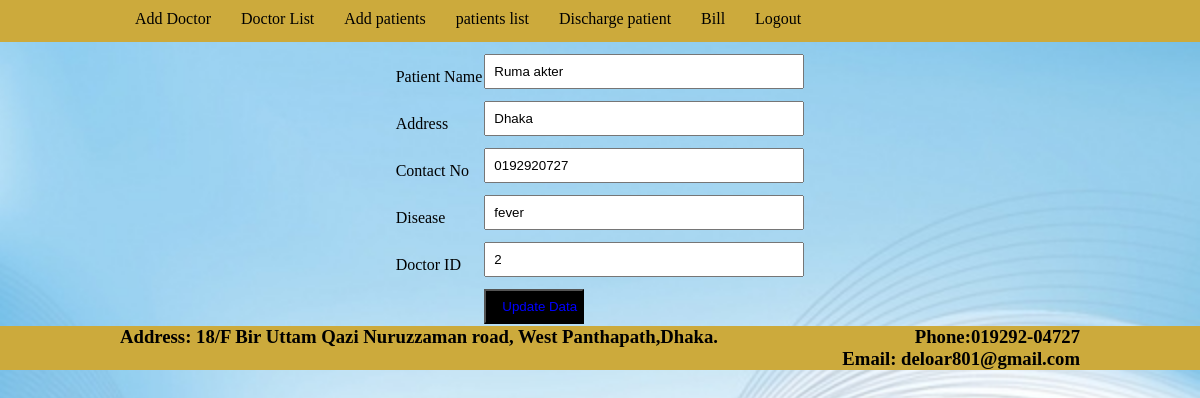
/updatePatient.php?edit=2 (signed in), run on the app's committed database.
### tables this page shows
CREATE TABLE `add_patients` (
  `patient_id` int(11) NOT NULL,
  `doctor_id` int(11) NOT NULL,
  `patient_name` varchar(20) NOT NULL,
  `patient_address` varchar(255) NOT NULL,
  `patient_contact_no` varchar(20) NOT NULL,
  `patient_disease` varchar(50) NOT NULL
);

CREATE TABLE `add_doctor` (
  `doctor_id` int(11) NOT NULL,
  `doctor_name` varchar(20) NOT NULL,
  `doctor_address` varchar(20) NOT NULL,
  `doctor_email` varchar(20) NOT NULL,
  `contact_no` varchar(20) NOT NULL,
  `specialist` varchar(50) NOT NULL,
  `day` varchar(255) NOT NULL,
  `startingTime` varchar(255) NOT NULL,
  `endTime` varchar(255) NOT NULL
);

### updatePatient.php (the view, shortened to what this page needs)
<?php include 'configs/dbConnection.php';?>
<?php
if(isset($_GET['edit'])){
  	$editID = $_GET['edit'];
$sql = "select p.patient_id,p.patient_name,p.patient_address,p.patient_contact_no,p.patient_disease,add_doctor.doctor_id as doctor_id from add_patients as p left join add_doctor on p.doctor_id = add_doctor.doctor_id where p.patient_id = $editID";
$result = mysqli_query($con,$sql);
$row = mysqli_fetch_assoc($result);
?>
<!DOCTYPE html>
<html lang="en">
<head>
	<link rel="stylesheet" type="text/css" href="css/admin_css.css">
	<link rel="stylesheet" type="text/css" href="style.css">
</head>
<body style="background: url(img/4.jpg);background-repeat: no-repeat;background-size: cover;">
	<div class="full_width">
		<div class="ful_width_nab">
			<ul>
				<li><a href="addDoctor.php">Add Doctor</a></li>
				<li><a href="doctorList.php">Doctor List</a></li>
				<li><a href="addPatient.php">Add patients</a></li>
				<li><a href="patientsList.php">patients list</a></li>
				<li><a href="discharge_patient.php">Discharge patient</a></li>
				<li><a href="patients_bill.php">Bill</a></li>
				<li><a href="logout.php">Logout</a></li>
			</ul>
		</div>
	</div>
	<div class="container">
		<div class="doctoradd">
			<div class="doctorForm">
				<form action="updatePatient.php?edit=<?=$row['patient_id']?>" method="post">
					<table>
						<tr>
							<td><label for="">Patient Name</label></td>
							<td><input class="formDesign" type="text" name="patientName" value="<?=$row['patient_name'];?>"></td>
					    </tr>
					    <tr>
							<td><label for="">Address</label></td>
							<td><input class="formDesign" type="text" name="address" value="<?=$row['patient_address'];?>"></td>
					    </tr>
					    <tr>
							<td><label for="">Contact No</label></td>
							<td><input class="formDesign" type="text" name="contactNo" value="<?=$row['patient_contact_no'];?>"></td>
					    </tr>
					    <tr>
							<td><label for="">Disease</label></td>
							<td><input class="formDesign" type="text" name="disease" value="<?=$row['patient_disease'];?>"></td>
					    </tr>
					    <tr>
							<td><label for="">Doctor ID</label></td>
							<td><input class="formDesign" type="number" name="doctorID" value="<?=$row['doctor_id'];?>"></td>
					    </tr>
					     <tr>
							<td></td>
							<td><input type="submit" name="submit" value="Update Data" class="btn"></td>
					    </tr>
					</table>
				</form>
				<?php } ?>
			</div>
		</div>
	</div>
	<div class="full_container">
		<div class="main_warper">
				<div class="footerdown">
					<div class="footer_left">
						<h3>Address: 18/F Bir Uttam Qazi Nuruzzaman road,
					West Panthapath,Dhaka.
					</div>
					<div class="footer_right">
						<h3>Phone:019292-04727 </h3>
					    <h3>Email: deloar801@gmail.com</h3>
					</div>
				</div>
			</div>
		</div>
</body>
</html>

### css/admin_css.css (style rules this page uses)
* { margin:0; padding: 0; }
.full_width { width: 100%; background-color: #CCAA3C; }
.container { width: 960px; margin: 0 auto; }
.ful_width_nab { width: 960px; margin:0 auto; margin-top: 0; }
.ful_width_nab ul { list-style: none; padding: 0; margin: 0; overflow: hidden; display: inline-block; }
.ful_width_nab ul li { float: left; }
.ful_width_nab ul li a { text-decoration: none; color: black; padding: 10px 15px; display: block; }
.formDesign { width: 300px; padding: 8px; margin-bottom: 10px; }
.doctoradd { width: 600px; margin: 0 auto; margin-top: 10px; }
.btn { width: 100px; padding: 8px 16px; color: blue; cursor: pointer; background-color:black; }

### style.css (style rules this page uses)
* { padding: 0; margin: 0 auto; }
.full_container { width: 100%; height: auto; background-color: #CCAA3C; overflow: hidden; margin-top: 0px; }
.main_warper { width: 960px; margin: 0 auto; }
.footerdown { margin-top: 0; }
.footerdown .footer_left h3 { color: black; float: left; width: 630px; margin-right: 20px; overflow: hidden; }
.footerdown .footer_right h3 { float: right; color: black; }

### data on the page
add_patients: patientName "Ruma akter", address "Dhaka", contactNo "0192920727", disease "fever", doctorID "2"
